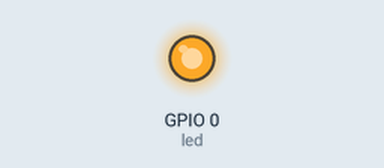
Bench run of a program on a simulated ESP32 board running MicroPython. Shown: output pins drawn as LEDs (lit = HIGH).

Above: at 0.05 s.
At 1.1 s:
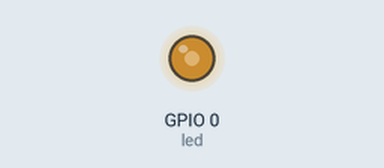
At 2.15 s:
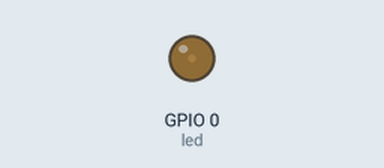
At 4.2 s:
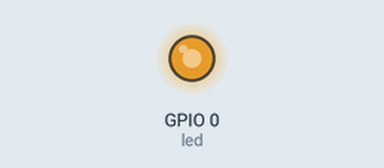
Timing chart, 0 to 6.1 s (numbered marks = the images above):
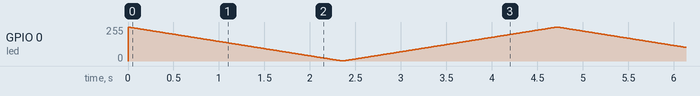

The program:

main.py
```python
from machine import Pin
from machine import PWM
import time

# Jadikan Pin G0 sebagai PWM.
# Sementara jadikan 100% OFF (atau 0% ON)
led = PWM(Pin(0), duty_u16=65535)

# Infinite Loop
while True:
    # Dari gelap ke terang maksimum.
    # % OFF berkurang menuju 0% per 10 mikrodetik
    for duty_cycle in range(65535, 0, -1):
        led.duty_u16(duty_cycle)
        time.sleep_us(10)

    # Dari terang maksimum ke gelap.
    # % OFF bertambah menuju 100% (65535) per 10 mikrodetik
    for duty_cycle in range(0, 65535):
        led.duty_u16(duty_cycle)
        time.sleep_us(10)
```
